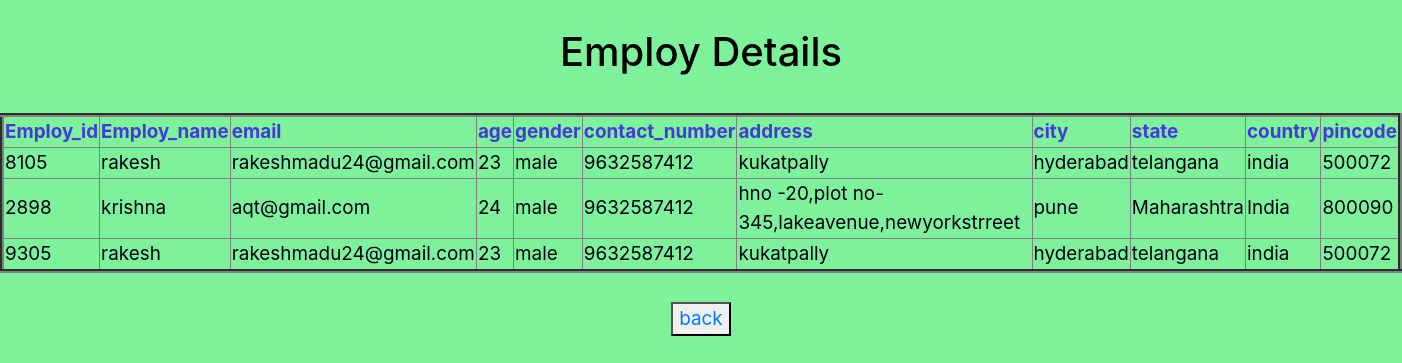
Page /list on the committed database.
### zooapp/models.py (models this page shows, shortened)
class Registration(models.Model):
    Type = (
        ('male','male'),
        ('female','female'),
        ('other','other')
    )
    Choices = (
        ('local','local'),
        ('nonlocal','nonlocal')
    )
    p = ''
    for i in range(0,4):
        p = p+str(randint(0,9))
    Employ_id = models.PositiveIntegerField(default = p)
    Employ_name = models.CharField(max_length = 50)
    email = models.EmailField()
    password = models.CharField(max_length=30)
    age = models.CharField(max_length=3)
    gender = models.CharField(max_length=30,choices=Type)
    contact_number = models.CharField(max_length=30)
    address = models.TextField(max_length=300)
    city = models.CharField(max_length=30)
    state = models.CharField(max_length=30)
    country = models.CharField(max_length=30)
    pincode = models.CharField(max_length=30)

### zooapp/views.py (the view)
# urls.py: path('list',views.reglist),
def reglist(request):
    reg = Registration.objects.all()
    return render(request,"reglist.html",{'form':reg})

### zooapp/templates/reglist.html (shortened to what this page needs)
<!DOCTYPE html>
<html lang="en">
<head>
</head>
<link rel="stylesheet" href="https://stackpath.bootstrapcdn.com/bootstrap/4.1.3/css/bootstrap.min.css">
<body style="background-color:rgba(25, 230, 76, 0.555);"></body>
<body>
    <center>
        <br>
        <h1>Employ Details</h1>
        <br>
        <table border=4>
            <tr>
                <th>Employ_id</th>
                <th>Employ_name</th>
                <th>email</th>
                <th>age</th>
                <th>gender</th>
                <th>contact_number</th>
                <th>address</th>
                <th>city</th>
                <th>state</th>
                <th>country</th>
                <th>pincode</th>
            </tr>
            {% for emp in form %}
            <tr>
                <td>{{emp.Employ_id}}</td>
                <td>{{emp.Employ_name}}</td>
                <td>{{emp.email}}</td>
                <td>{{emp.age}}</td>
                <td>{{emp.gender}}</td>
                <td>{{emp.contact_number}}</td>
                <td>{{emp.address}}</td>
                <td>{{emp.city}}</td>
                <td>{{emp.state}}</td>
                <td>{{emp.country}}</td>
                <td>{{emp.pincode}}</td>
            </tr>
            {% endfor %}
        </table>
        <br>
        <button><a href='/'>back</a></button>
    </center>
</body>
</html>

### zooapp/templates/reglist.html (style rules this page uses)
body { color: rgb(0, 0, 0); }
th { color: rgba(56, 6, 235, 0.788); }
td { color: rgb(2, 1, 20) }
body { background-image: url("https://i.pinimg.com/originals/94/30/e8/9430e85bcee211cda9dfff8400e2fe19.jpg"); font-size: 5mm }

### rows in the picture
Registration: Employ_id "8105", Employ_name "rakesh", email "rakeshmadu24@gmail.com", age "23", gender "male", contact_number "9632587412", address "kukatpally", city "hyderabad", state "telangana", country "india", pincode "500072"
Registration: Employ_id "2898", Employ_name "krishna", email "aqt@gmail.com", age "24", gender "male", contact_number "9632587412", address "hno -20,plot no-345,lakeavenue,newyorkstrreet", city "pune", state "Maharashtra", country "India", pincode "800090"
Registration: Employ_id "9305", Employ_name "rakesh", email "rakeshmadu24@gmail.com", age "23", gender "male", contact_number "9632587412", address "kukatpally", city "hyderabad", state "telangana", country "india", pincode "500072"
